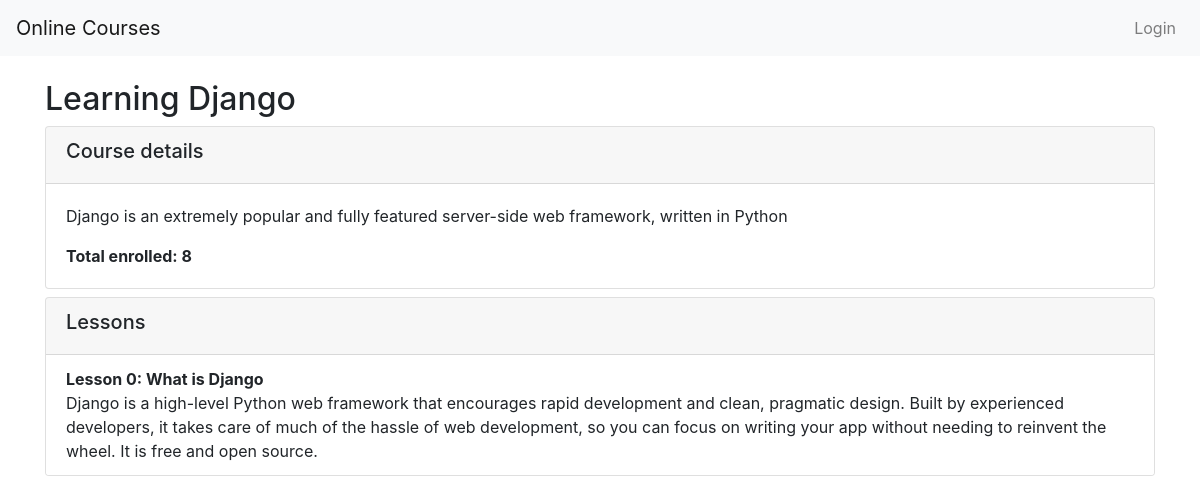
/onlinecourse/course/1/, run on an earlier commit of the app's database.
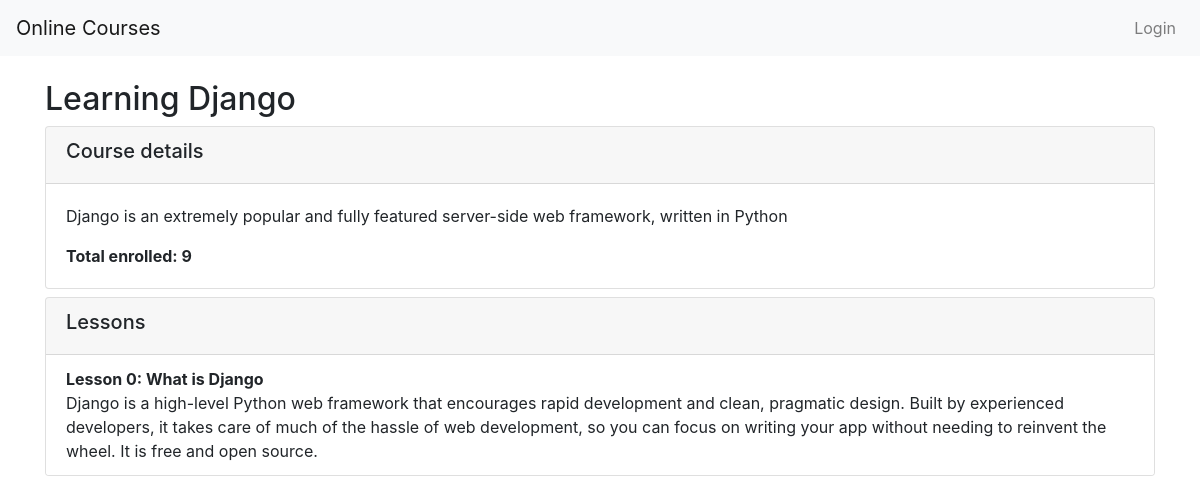
And on a later commit of the database.
### onlinecourse/models.py (models this page shows, shortened)
class Course(models.Model):
    name = models.CharField(null=False, max_length=30, default='online course')
    image = models.ImageField(upload_to='course_images/', blank=True, null=True)
    description = models.CharField(max_length=1000)
    pub_date = models.DateField(null=True, blank=True)
    instructors = models.ManyToManyField(Instructor)
    users = models.ManyToManyField(settings.AUTH_USER_MODEL, through='Enrollment')
    total_enrollment = models.IntegerField(default=0)
    is_enrolled = False

### onlinecourse/views.py (the view)
# urls.py: path('course/<int:pk>/', views.course_details, name='course_details'),
def course_details(request, pk):
    context = {}
    if request.method == 'GET':
        try:
            course = Course.objects.get(pk=pk)
            if request.user.is_authenticated:
                try:
                    enrollment = Enrollment.objects.get(user=request.user, course=course)
                    course.is_enrolled = True
                except Enrollment.DoesNotExist:
                    course.is_enrolled = False
            context['course'] = course
            return render(request, 'onlinecourse/course_detail_bootstrap.html', context)
        except Course.DoesNotExist:
            return HttpResponseRedirect(reverse('onlinecourse:index'))

### onlinecourse/templates/onlinecourse/course_detail_bootstrap.html (shortened to what this page needs)
{% extends "onlinecourse/base.html" %}
{% block content %}
<div class="mx-auto">
    <h2 class="mt-4">{{ course.name }}</h2>
    <div class="card-columns-vertical">
        <div class="card">
            <div class="card-header">
                <h5>Course details</h5>
            </div>
            <div class="card-body">
                <p class="card-text">{{ course.description }}</p>
                <p class="card-text"><b>Total enrolled: {{ course.total_enrollment }}</b></p>
            </div>
        </div>
        <div class="card mt-2">
            <div class="card-header">
                <h5>Lessons</h5>
            </div>
            <ul class="list-group list-group-flush">
                {% for lesson in course.lesson_set.all %}
                <li class="list-group-item">
                    <b>Lesson {{ lesson.order }}: {{ lesson.title }}</b><br>
                    {{ lesson.content }}
                </li>
                {% endfor %}
            </ul>
        </div>
    </div>
</div>
{% endblock %}

What changed in the data, as far as the page shows it:
changed Course "Learning Django": total_enrollment "8" → "9"
